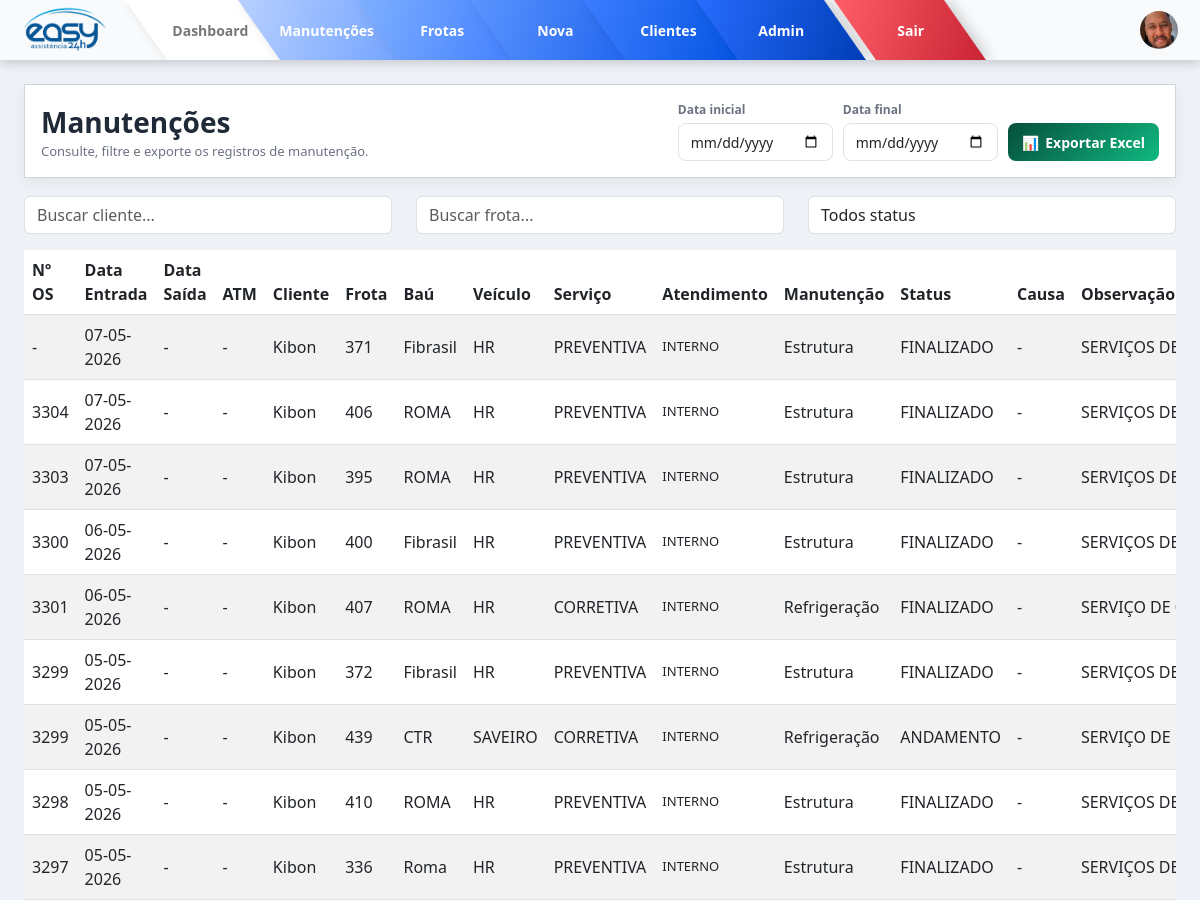
The page /manutencoes/lista (signed in, upper part) on the database as committed earlier.
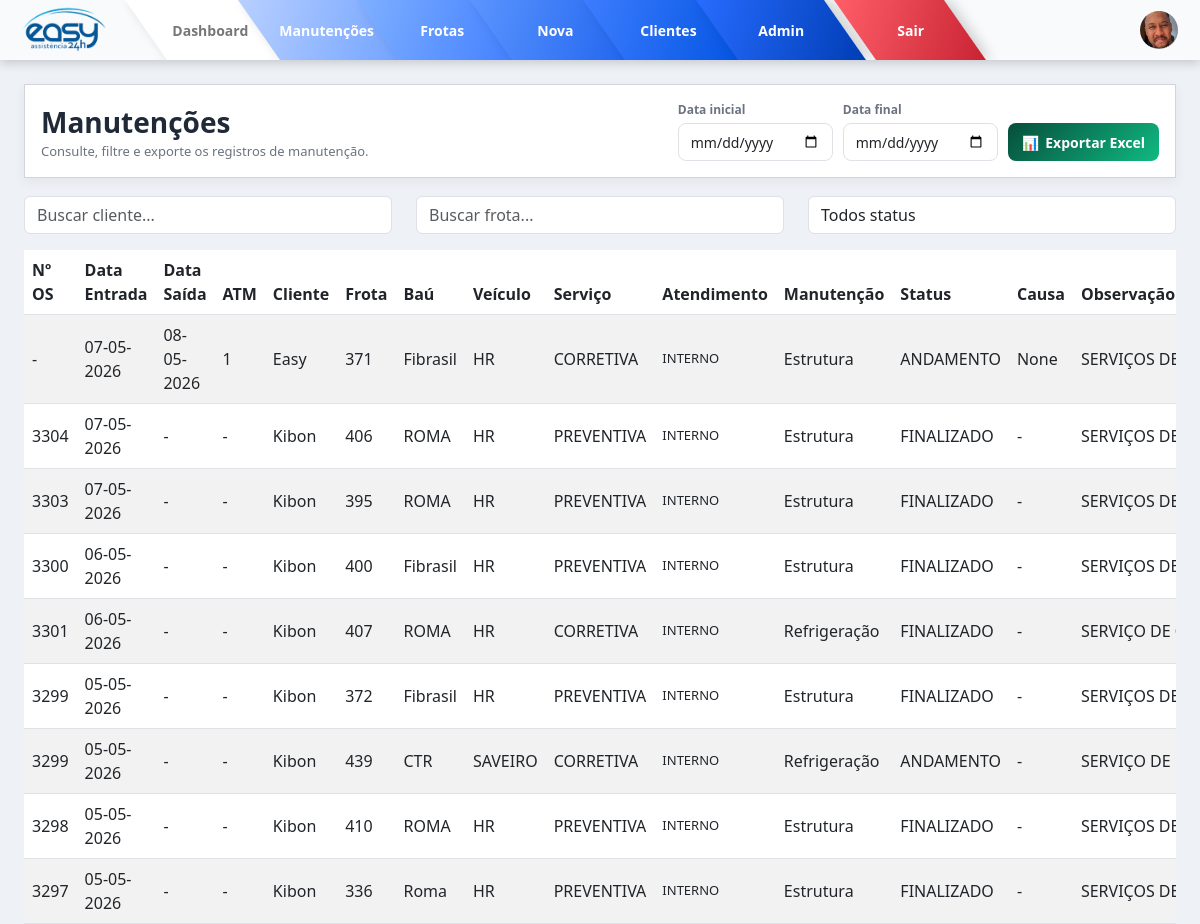
The same page on the database as committed later.
### models/manutencao.py (models this page shows)
class Manutencao(db.Model):
    __tablename__ = "manutencoes"
    id = db.Column(db.Integer, primary_key=True, autoincrement=True)
    data = db.Column(db.Date)          # Data de entrada
    data_saida = db.Column(db.Date)    # Data de saída
    dtm = db.Column(db.Integer)        # Dias entre entrada e saída
    numero_frota = db.Column(db.String)
    os = db.Column(db.String(50))
    bau = db.Column(db.String)
    tipo_veiculo = db.Column(db.String)
    tipo_servico = db.Column(db.String)
    tipo_atendimento = db.Column(db.String)
    tipo_manutencao = db.Column(db.String)
    status = db.Column(db.String)
    causa = db.Column(db.String)
    observacao = db.Column(db.String)
    cliente = db.Column(db.String)
    imagens = db.Column(db.Text)

### routes/manutencoes.py (the view, shortened to what this page needs)
@manutencao_bp.route("/lista")
def lista():
    if not session.get("user_id"):
        return redirect("/login")
    filtro = request.args.get("filtro")
    data_inicio = request.args.get("data_inicio")
    data_fim = request.args.get("data_fim")
    query = Manutencao.query
    if filtro == "andamento":
        query = query.filter(Manutencao.status.ilike("%ANDAMENTO%"))
    elif filtro == "corretiva":
        query = query.filter(Manutencao.tipo_servico.ilike("%CORRETIVA%"))
    elif filtro == "preventiva":
        query = query.filter(Manutencao.tipo_servico.ilike("%PREVENTIVA%"))
    registros = query.order_by(
        Manutencao.data.desc().nullslast()
    ).all()
    for r in registros:
        afericao_placa = AfericaoTermometro.query.filter_by(
            numero_frota=str(r.numero_frota).strip() if r.numero_frota else "",
            os=str(r.os).strip() if r.os else "",
            tipo_termometro="PLACA"
        ).first()
        afericao_ambiente = AfericaoTermometro.query.filter_by(
            numero_frota=str(r.numero_frota).strip() if r.numero_frota else "",
            os=str(r.os).strip() if r.os else "",
            tipo_termometro="AMBIENTE"
        ).first()
        r.placa_afericao = afericao_placa.afericao if afericao_placa else None
        r.placa_data_afericao = (
            afericao_placa.data_afericao.strftime("%d/%m/%Y")
            if afericao_placa and afericao_placa.data_afericao else None
        )
        r.placa_status = afericao_placa.status if afericao_placa else None
        r.placa_imagens = carregar_lista_imagens(afericao_placa.imagens) if afericao_placa else []
        r.ambiente_afericao = afericao_ambiente.afericao if afericao_ambiente else None
        r.ambiente_data_afericao = (
            afericao_ambiente.data_afericao.strftime("%d/%m/%Y")
            if afericao_ambiente and afericao_ambiente.data_afericao else None
        )
        r.ambiente_status = afericao_ambiente.status if afericao_ambiente else None
        r.ambiente_imagens = carregar_lista_imagens(afericao_ambiente.imagens) if afericao_ambiente else []
        r.imagens_lista = carregar_lista_imagens(r.imagens)
    return render_template(
        "manutencoes/lista.html",
        registros=registros
    )

### routes/manutencoes.py (called while the page is built)
def carregar_lista_imagens(valor):
    try:
        lista = json.loads(valor) if valor else []
        return lista if isinstance(lista, list) else []
    except:
        return []

### templates/manutencoes/lista.html (shortened to what this page needs)
{% extends "base.html" %}
{% block content %}
<div class="manutencoes-page-header">
  <div class="manutencoes-title-box">
    <h3 class="manutencoes-title">Manutenções</h3>
    <span class="manutencoes-subtitle">
      Consulte, filtre e exporte os registros de manutenção.
    </span>
  </div>
  <div class="excel-export-box">
    <div class="excel-field">
      <label for="dataInicio">Data inicial</label>
      <input type="date"
             id="dataInicio"
             class="form-control">
    </div>
    <div class="excel-field">
      <label for="dataFim">Data final</label>
      <input type="date"
             id="dataFim"
             class="form-control">
    </div>
    <button class="btn-export-excel"
            onclick="exportarExcel()">
      <span>📊</span>
      <span>Exportar Excel</span>
    </button>
  </div>
</div>
<div class="row mb-3">
  <div class="col-md-4 mb-2 mb-md-0">
    <input type="text"
           id="filtroCliente"
           class="form-control"
           placeholder="Buscar cliente...">
  </div>
  <div class="col-md-4 mb-2 mb-md-0">
    <input type="text"
           id="filtroFrota"
           class="form-control"
           placeholder="Buscar frota...">
  </div>
  <div class="col-md-4">
    <select id="filtroStatus" class="form-control">
      <option value="">Todos status</option>
    </select>
  </div>
</div>
<div class="table-responsive">
  <table class="table table-striped table-hover align-middle" id="tabelaManutencoes">
    <thead>
      <tr>
        <th>Nº OS</th>
        <th>Data Entrada</th>
        <th>Data Saída</th>
        <th>ATM</th>
        <th>Cliente</th>
        <th>Frota</th>
        <th>Baú</th>
        <th>Veículo</th>
        <th>Serviço</th>
        <th>Atendimento</th>
        <th>Manutenção</th>
        <th>Status</th>
        <th>Causa</th>
        <th>Observação</th>
      </tr>
    </thead>
    <tbody>
      {% for m in registros %}
        <tr>
          <td>{{ m.os or '-' }}</td>
          <td>{{ m.data.strftime('%d-%m-%Y') if m.data else '-' }}</td>
          <td>{{ m.data_saida.strftime('%d-%m-%Y') if m.data_saida else '-' }}</td>
          <td>{{ m.dtm if m.dtm is not none else '-' }}</td>
          <td>{{ m.cliente or '-' }}</td>
          <td>{{ m.numero_frota or '-' }}</td>
          <td>{{ m.bau or '-' }}</td>
          <td>{{ m.tipo_veiculo or '-' }}</td>
          <td>{{ m.tipo_servico or '-' }}</td>
          <td>{{ m.tipo_atendimento or '-' }}</td>
          <td>{{ m.tipo_manutencao or '-' }}</td>
          <td>{{ m.status or '-' }}</td>
          <td>{{ m.causa or '-' }}</td>
          <td class="obs-col">
            {{ m.observacao or '-' }}
          </td>
        </tr>
      {% endfor %}
    </tbody>
  </table>
</div>
{% endblock %}

Rows that differ between the two databases and show on the page:
changed Manutencao: data_saida "-" → "08-05-2026"; dtm "-" → "1"; cliente "Kibon" → "Easy"; tipo_servico "PREVENTIVA" → "CORRETIVA"; status "FINALIZADO" → "ANDAMENTO"; causa "-" → "None"
